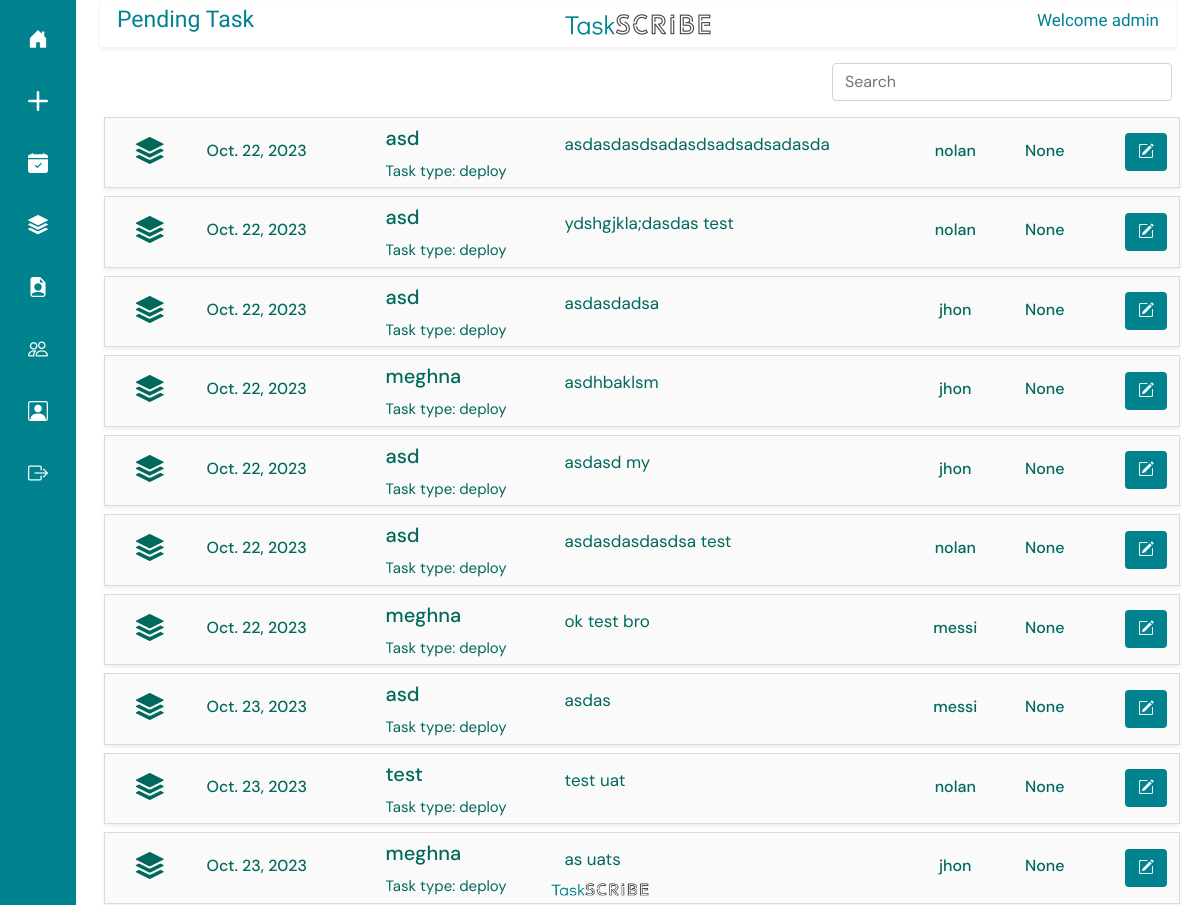
Before: /pending-task/ (signed in) with the older database file.
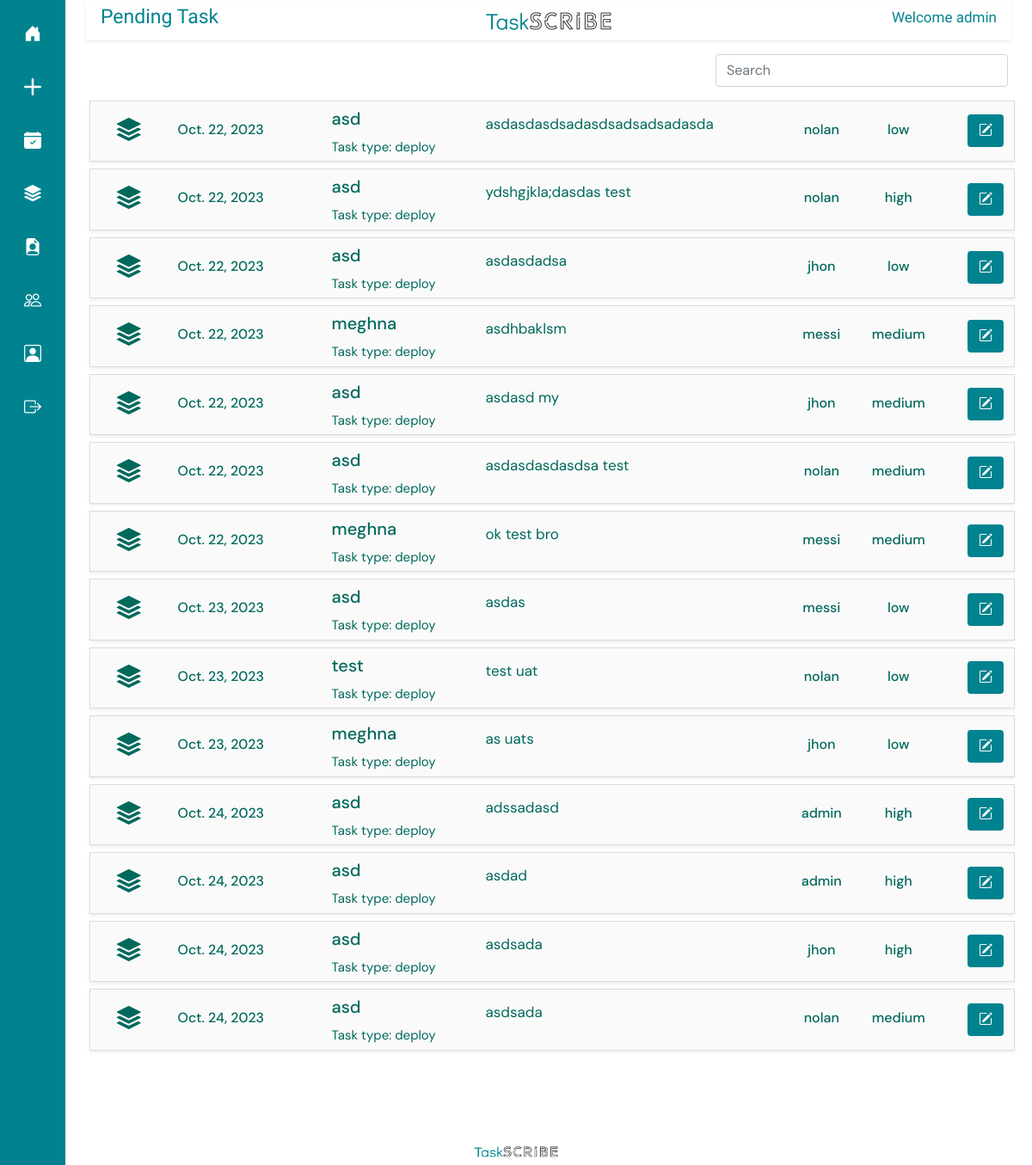
After: the same page with the newer database file.
### taskapp/models.py (models this page shows, shortened)
class Task(models.Model):
    PRIORITY = (
        ('0', 'low'),
        ('1', 'medium'),
        ('2', 'high')
    )
    name = models.CharField(max_length=500,)
    user = models.ForeignKey(CustomUser, on_delete=models.PROTECT)
    assigned_user = models.ForeignKey(CustomUser, on_delete=models.PROTECT, related_name='assigned_user')
    type = models.ForeignKey(Type, on_delete=models.CASCADE)
    client = models.ForeignKey(Client, on_delete=models.PROTECT)
    date = models.DateField()
    priority = models.CharField(max_length=12, choices=PRIORITY, default='low', null=True)
    created_at = models.DateField(auto_now_add=True, null=True)
    status = models.CharField(max_length=1, choices=STATUS, default='0')
    time = models.FloatField()
    def get_priority_display_value(self):
        for value, label in self.PRIORITY:
            if value == self.priority:
                return label
        return None

class Client(models.Model):
    name = models.CharField(max_length=100)
    description = models.TextField(max_length=500, null=True)
    file = models.FileField(upload_to='documetns/')
    original_filename = models.CharField(max_length=255)
    uploaded_at = models.DateTimeField(auto_now_add=True)

class Type(models.Model):
    name = models.CharField(max_length=100)
    def __str__(self) -> str:
        return self.name

class CustomUser(AbstractUser):
    ROLE_CHOICES = (
        ('admin', 'Admin'),
        ('general', 'General'),
    )
    role = models.CharField(max_length=10, choices=ROLE_CHOICES, default='general')
    def __str__(self):
        return self.username

### taskapp/views.py (the view)
# urls.py: path('pending-task/', pending_task, name="pending_task"),
@login_required(login_url="/login/")
def pending_task(request):
    users = CustomUser.objects.all()
    if request.user.is_superuser:
        pending_tasks = Task.objects.filter(status="0").order_by('created_at')
    else:
        userall = CustomUser.objects.get(id=request.user.id)
        pending_tasks = Task.objects.filter(assigned_user=userall, status="0").order_by('created_at')
    return render(request, "pending.html", {
        "pending_tasks" : pending_tasks , "users" : users
    })

### templates/pending.html (shortened to what this page needs)
{% extends 'base.html' %}
{% load static %}
{% block titlecontent %}
<div class="row shadow-sm align-items-center" style=" margin-top: 1px; padding: 5px;  color: #00838f;">
  <div class="col">
    <h2 style="font-family: Didact Gothic; text-align: left; font-size: 23px;">Pending Task</h2>
  </div>
  <div class="col align-items-center text-center">
    <img src="{% static 'img/logof.png' %}" width="150px" height="25px" alt="">
  </div>
  <div class="col align-items-center" >
      <h2  style="font-family: Didact Gothic; text-align: right; font-size: 17px;">Welcome {{ user.username }}</h2>
  </div>
</div>
{% endblock %}
{% block content %}
<div class="row mt-3 m-1">
  <div class="col-8">
  </div>
  <div class="col-4">
    <input class="form-control" type="text" id="searchInput" placeholder="Search">
</div>
</div>
<div class="container-fluid " style=" border-radius: 0; height: 100vh; overflow-y: auto; padding-bottom: 3vh;" id="cardList">
  <div class="row  mt-2">
    {% for task in pending_tasks %}
    <div class=" card m-1 py-1 shadow-sm" style="background-color: #FAFAFA; border-radius: 0;">
      <div class="row align-items-center" style="text-align: center;">
        <div class="col-12 col-md-1">
          <i class="bi bi-stack fs-3"></i>
        </div>
        <div class="col-12 col-md-2" style="text-align: left;">
          <h6 class="pt-1 text-primary-d1 letter-spacing">
            {{task.created_at}}
          </h6>
        </div>
        <div class="col-12 col-md-2" style="text-align: left;">
          <h5 class="pt-1">
            {{task.client.name}}
          </h5>
            <span style="font-size: 15px;">
              Task type: {{ task.type }}
            </span>
        </div>
        <div class="col-12 col-md-4 " style="text-align: left;">
              <p style="  text-align: justify;
              white-space: nowrap;
              max-width: 40ch;
              text-overflow: ellipsis;
              overflow-x: hidden;">{{task.name}}</p>
        </div>
        <div class="col-12 col-md-1" style="text-align: center;">
          <h6 class="pt-1 ">
            {{task.assigned_user}}
          </h6>
        </div>
        <div class="col-12 col-md-1" style="text-align: center;">
          <h6 class="pt-1 text-primary-d1 letter-spacing">
            {{task.get_priority_display_value}}
          </h6>
        </div>
        <div class="col-12 col-md-1 " style="text-align: right;">
          <button type="button" class="btn btn-floating edit-task" data-bs-toggle="modal"
            data-bs-target="#exampleModal" data-task-id="{{ task.id }}"
            style="background-color: #00838f; color: #fff;"><i class="bi bi-pencil-square"></i></button>
        </div>
      </div>
    </div>
    {% endfor %}
  </div>
</div>
{% endblock%}

Changed rows visible on the page:
changed Task "asdasdasdsadasdsadsadsadasda": get_priority_display_value "None" → "low"
changed Task "ydshgjkla;dasdas test": get_priority_display_value "None" → "high"
changed Task "asdasdadsa": get_priority_display_value "None" → "low"
changed Task "asdhbaklsm": assigned_user "jhon" → "messi"; get_priority_display_value "None" → "medium"
changed Task "asdasd my": get_priority_display_value "None" → "medium"
changed Task "asdasdasdasdsa test": get_priority_display_value "None" → "medium"
changed Task "ok test bro": get_priority_display_value "None" → "medium"
changed Task "asdas": get_priority_display_value "None" → "low"
changed Task "test uat": get_priority_display_value "None" → "low"
changed Task "as uats": get_priority_display_value "None" → "low"
added Task: created_at "Oct. 24, 2023", client.name "asd", type "deploy", name "adssadasd", assigned_user "admin", get_priority_display_value "high"
added Task: created_at "Oct. 24, 2023", client.name "asd", type "deploy", name "asdad", assigned_user "admin", get_priority_display_value "high"
added Task: created_at "Oct. 24, 2023", client.name "asd", type "deploy", name "asdsada", assigned_user "jhon", get_priority_display_value "high"
added Task: created_at "Oct. 24, 2023", client.name "asd", type "deploy", name "asdsada", assigned_user "nolan", get_priority_display_value "medium"
